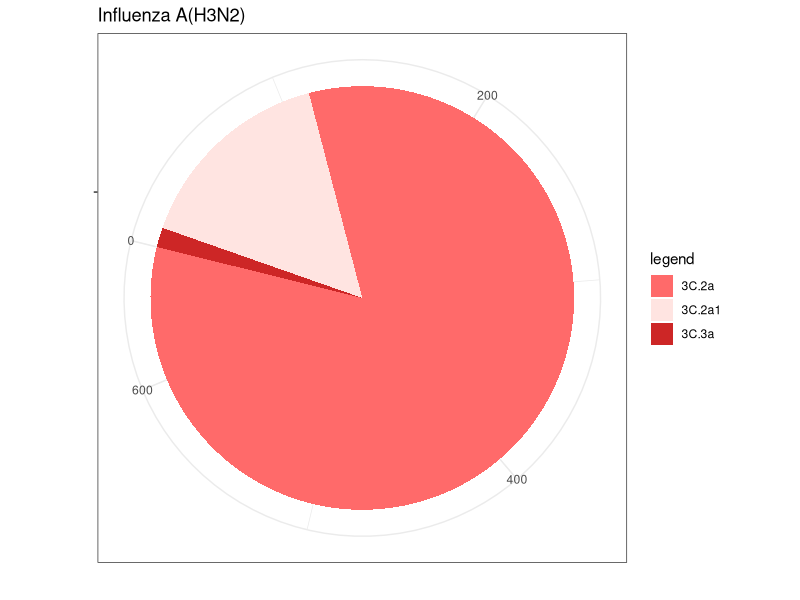
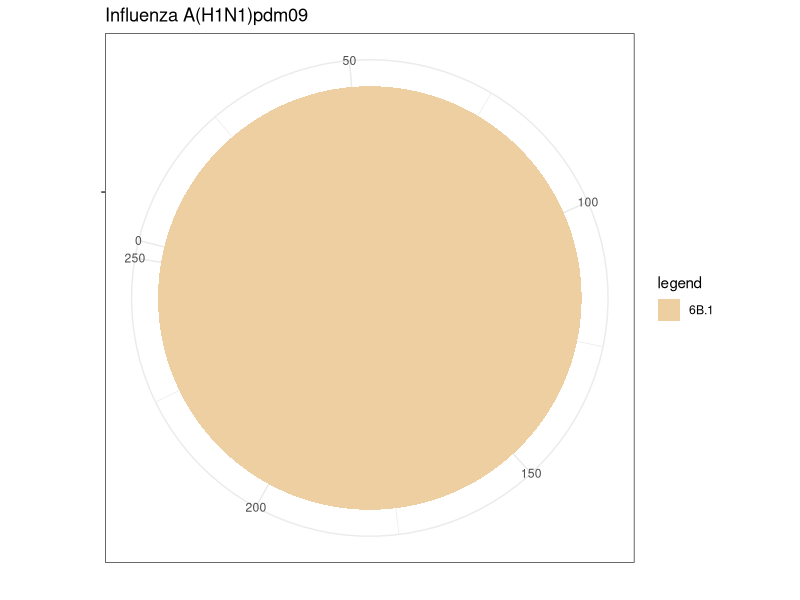
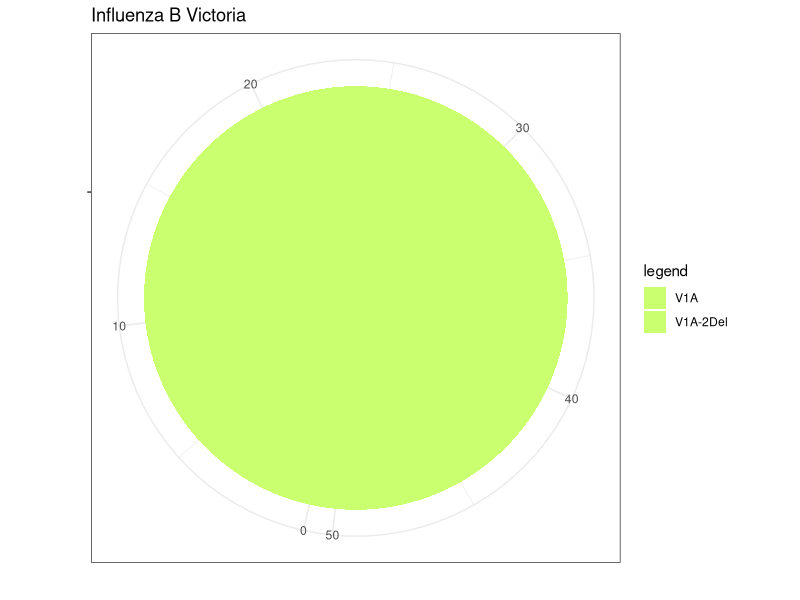
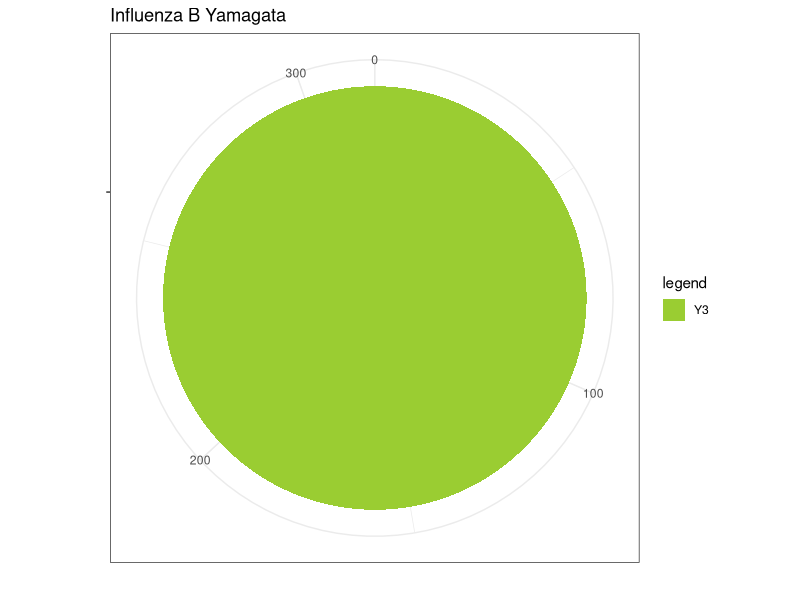
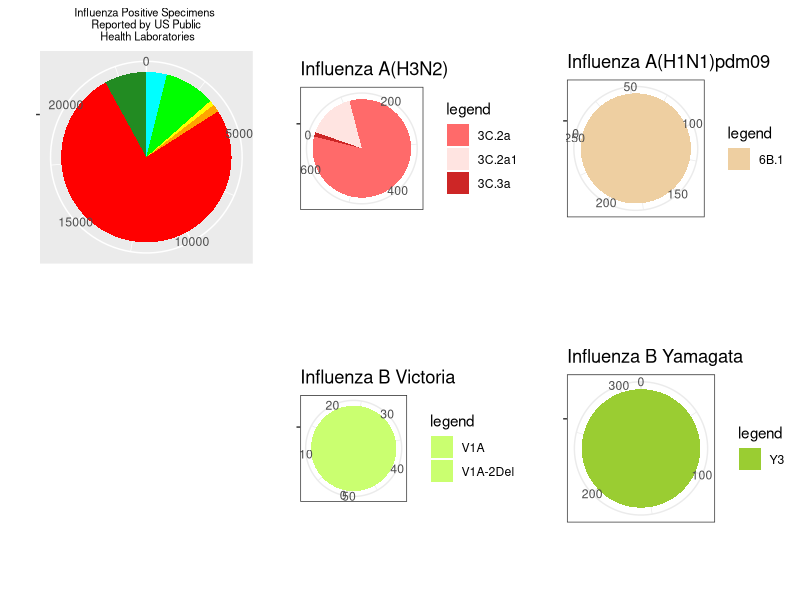

Here is the R script that generated these plots, in order:
rm(list =ls())
library(ggplot2)
library(gridExtra)
library(ggpubr)

data<- read.csv("../Data/Influenza sub type pie charts/Genetic04.csv")

mydata_1<- data[9:11,]
mydata_1<- mydata_1[-c(1 )]

## Pie char 1
bp_1<- ggplot(mydata_1, aes(x="", y=Number, fill= mydata_1$Genetic_Group))+
  geom_bar(width = 1, stat = "identity") + #guides(fill=FALSE) +
  scale_fill_manual("legend", values = c("3C.2a" = "indianred1", "3C.2a1" = "mistyrose", "3C.3a" = "firebrick3")) +
  ggtitle("Influenza A(H3N2)") +
  theme(plot.title=element_text(hjust=0.5, size = 8))+
  xlab("")+
  ylab("")


pie_1 <- bp_1 + coord_polar("y", start=250) +  
  theme_minimal()+ 
  theme_bw()
pie_1

annotate("text", x = 20, y = 20, label = "2014 -2015", size = 4)

mydata_2<- data[6,]
mydata_2<- mydata_2[-c(1)]

## Pie chat 2
bp_2<- ggplot(mydata_2, aes(x="", y=Number, fill= mydata_2$Genetic_Group))+
  geom_bar(width=1, stat ="identity")+ #guides(fill=FALSE) +
  scale_fill_manual("legend", values = c("6B.1" = "navajowhite2")) +
  ggtitle("Influenza A(H1N1)pdm09") +
  theme(plot.title=element_text(hjust=0.5, size = 8)) +
  xlab("")+
  ylab("")


pie_2 <- bp_2 + coord_polar("y", start=250) + 
  theme(panel.grid.major = element_blank(), 
        panel.grid.minor = element_blank())+ 
  theme_bw()
pie_2

mydata_3<- data[1:2,]
mydata_3<- mydata_3[-c(1 )]


## Pie chat 3
bp_3<- ggplot(mydata_3, aes(x="", y=Number, fill= mydata_3$Genetic_Group))+
  geom_bar(width = 1, stat = "identity")+ #guides(fill=FALSE) +
  scale_fill_manual("legend", values = c("V1A" = "darkolivegreen1", "V1A-2Del" = "darkolivegreen1")) +
  ggtitle("Influenza B Victoria") +
  theme(plot.title=element_text(hjust=0.5, size = 8)) +
  xlab("")+
  ylab("")

pie_3 <- bp_3 + coord_polar("y", start=550) + 
  theme(panel.grid.major = element_blank(), 
        panel.grid.minor = element_blank())+ 
  theme_bw()
pie_3

mydata_4<- data[3,]
mydata_4<- mydata_4[-c(1 )]


## Pie chat 4
bp_4<- ggplot(mydata_4, aes(x="", y=Number ,fill=mydata_4$Genetic_Group))+
  geom_bar(width = 1, stat = "identity")+ #guides(fill=FALSE) +
  scale_fill_manual("legend", values = c("Y3" = "olivedrab3"))+
  ggtitle("Influenza B Yamagata") +
  theme(plot.title=element_text(hjust=0.5, size = 8)) +
  xlab("")+
  ylab("")


pie_4 <- bp_4 + coord_polar("y", start=0) + 
  theme(panel.grid.major = element_blank(), 
        panel.grid.minor = element_blank()) + 
  theme_bw()
pie_4 

## ## Pie chat 5 - Main chart
df <- data.frame(
  group = c("Influenza A H3N2", "Influenza A (H1N1)pdm09", "Influenza A(Subtype Unknown)", "Influenza B Victoria",
            "Influenza B Yamagata" , "Influenza B(lineage not determined)"),
  value = c(18068, 1896, 348,228, 2292,921))

bp<- ggplot(df, aes(x="", y=value, fill=group))+
  geom_bar(width = 1, stat = "identity") +
  scale_fill_manual(values= c("Influenza A H3N2"="red","Influenza A (H1N1)pdm09"="forestgreen", "Influenza A(Subtype Unknown)" ="orange",
                              "Influenza B Victoria"="yellow", "Influenza B Yamagata"= "green","Influenza B(lineage not determined)"="cyan")) +
  ggtitle("Influenza Positive Specimens \nReported by US Public\n Health Laboratories") +
  theme(plot.title=element_text(hjust=0.5, size = 8),
        legend.position = "right") +
  xlab("")+
  ylab("")

a <- plot.new()
pie <- bp + coord_polar("y", start=0) +guides(fill=FALSE) 


## Grouping all charts into one using ggarrange
ggarrange(pie, pie_1,pie_2,a ,pie_3,pie_4, ncol=3, nrow=2)
